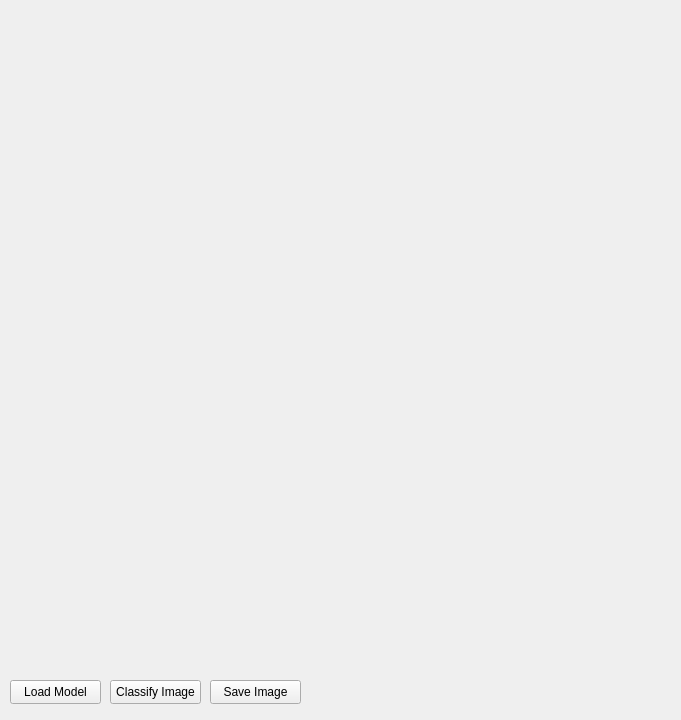
<?xml version="1.0" encoding="UTF-8"?>
<ui version="4.0">
 <class>MainWindow</class>
 <widget class="QMainWindow" name="MainWindow">
  <property name="geometry">
   <rect>
    <x>0</x>
    <y>0</y>
    <width>681</width>
    <height>720</height>
   </rect>
  </property>
  <property name="windowTitle">
   <string>MainWindow</string>
  </property>
  <widget class="QWidget" name="centralwidget">
   <widget class="QToolButton" name="modelLoadButton">
    <property name="geometry">
     <rect>
      <x>10</x>
      <y>680</y>
      <width>91</width>
      <height>24</height>
     </rect>
    </property>
    <property name="text">
     <string>Load Model</string>
    </property>
   </widget>
   <widget class="QToolButton" name="classifyButton">
    <property name="geometry">
     <rect>
      <x>110</x>
      <y>680</y>
      <width>91</width>
      <height>24</height>
     </rect>
    </property>
    <property name="text">
     <string>Classify Image</string>
    </property>
   </widget>
   <widget class="QToolButton" name="saveButton">
    <property name="geometry">
     <rect>
      <x>210</x>
      <y>680</y>
      <width>91</width>
      <height>24</height>
     </rect>
    </property>
    <property name="text">
     <string>Save Image</string>
    </property>
   </widget>
   <widget class="QLabel" name="frame">
    <property name="geometry">
     <rect>
      <x>10</x>
      <y>10</y>
      <width>661</width>
      <height>661</height>
     </rect>
    </property>
    <property name="text">
     <string/>
    </property>
   </widget>
  </widget>
 </widget>
 <resources/>
 <connections/>
</ui>
